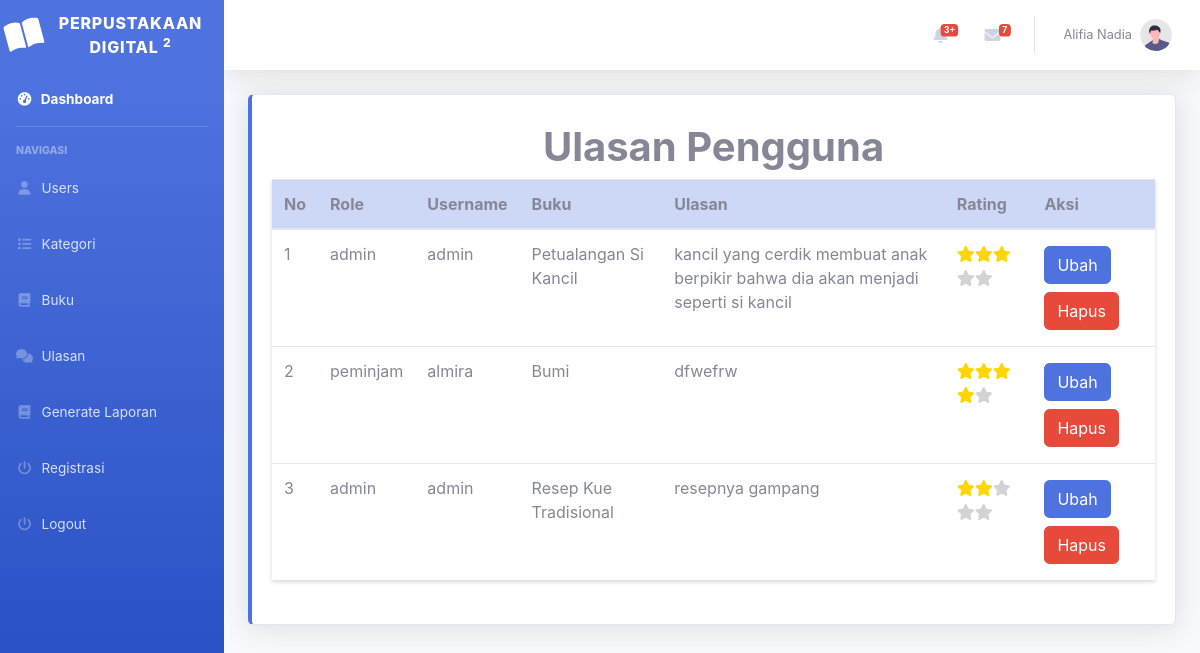
The page /index.php?page=ulasan (signed in) on the database its author committed.
### tables this page shows
CREATE TABLE `ulasan_buku` (
  `id_ulasan` int(11) NOT NULL,
  `id_user` int(11) NOT NULL,
  `id_buku` int(11) NOT NULL,
  `ulasan` text NOT NULL,
  `rating` int(5) NOT NULL
);

CREATE TABLE `user` (
  `id_user` int(11) NOT NULL,
  `role` enum('admin','petugas','peminjam') NOT NULL,
  `username` varchar(100) NOT NULL,
  `password` varchar(100) NOT NULL,
  `email` varchar(100) NOT NULL,
  `nama_lengkap` varchar(100) NOT NULL,
  `alamat` text NOT NULL,
  `telepon` int(13) NOT NULL
);

CREATE TABLE `buku` (
  `id_buku` int(11) NOT NULL,
  `id_kategori` int(11) NOT NULL,
  `foto` varchar(100) NOT NULL,
  `judul` varchar(100) NOT NULL,
  `penulis` varchar(100) NOT NULL,
  `penerbit` varchar(100) NOT NULL,
  `tahun_terbit` int(11) NOT NULL,
  `deskripsi` varchar(255) NOT NULL
);

### ulasan.php (the view, shortened to what this page needs)
<?php
include 'koneksi.php';
function displayRating($rating)
{
    $maxStars = 5;
    $numColoredStars = round($rating);
    for ($i = 1; $i <= $numColoredStars; $i++) {
        echo '<i class="fa fa-star" style="color: gold;"></i>';
    }
    for ($i = $numColoredStars + 1; $i <= $maxStars; $i++) {
        echo '<i class="fa fa-star" style="color: lightgrey;"></i>';
    }
}
$no = 0;
$query = mysqli_query($conn, "SELECT * FROM ulasan_buku as ub LEFT JOIN user ON user.id_user = ub.id_user LEFT JOIN buku ON buku.id_buku = ub.id_buku");
?>
<div class="container-fluid">
    <div class="card border-left-primary shadow h-100 py-2">
        <div class="card-body">
            <?php if (!isset($_SESSION['role']) || $_SESSION['role'] != 'peminjam') : ?>
                <h1 class="justify-content-center d-flex"><b>Ulasan Pengguna</b></h1>
            <?php else : ?>
                <h1 class="justify-content-center d-flex"><b>Ulasan Anda</b></h1>
            <?php endif; ?>
            <div class="row">
                <div class="col-md-12">
                    <table id="example" class="table shadow-sm table-hover">
                        <thead>
                            <tr>
                                <th class="table-primary">No</th>
                                <?php if ($_SESSION['role'] != 'peminjam') : ?>
                                    <th class="table-primary">Role</th>
                                    <th class="table-primary">Username</th>
                                <?php endif; ?>
                                <th class="table-primary">Buku</th>
                                <th class="table-primary">Ulasan</th>
                                <th class="table-primary">Rating</th>
                                <th class="table-primary">Aksi</th>
                            </tr>
                        </thead>
                        <?php
                        while ($data = mysqli_fetch_array($query)) :
                        ?>
                            <tr>
                                <td><?php echo ++$no; ?></td>
                                <?php if ($_SESSION['role'] != 'peminjam') : ?>
                                    <td><?php echo $data['role'] ?></td>
                                    <td><?php echo $data['username'] ?></td>
                                <?php endif; ?>
                                <td><?php echo $data['judul'] ?></td>
                                <td><?php echo $data['ulasan'] ?></td>
                                <td><?php echo displayRating($data['rating']) ?></td>
                                <td>
                                    <a href="?page=ulasan_ubah&&id=<?php echo $data['id_ulasan'] ?>" class="btn btn-primary my-1">Ubah</a>
                                    <a href="?page=ulasan_hapus&&id=<?php echo $data['id_ulasan'] ?>" class="btn btn-danger my-1" onclick="return confirm('Yakin ingin menghapus data?');">Hapus</a>
                                </td>
                            </tr>
                        <?php endwhile; ?>
                    </table>
                </div>
            </div>
        </div>
    </div>
</div>

### index.php (shortened to what this page needs)
<!DOCTYPE html>
<html lang="en">
<head>
    <link href="template/vendor/fontawesome-free/fontawesome-free-6.5.1-web/css/all.min.css" rel="stylesheet" type="text/css">
    <link href="template/css/sb-admin-2.min.css" rel="stylesheet">
    <link href="https://cdn.jsdelivr.net/npm/remixicon@4.2.0/fonts/remixicon.css" rel="stylesheet" />
    <link rel="stylesheet" href="https://cdn.datatables.net/1.13.5/css/jquery.dataTables.min.css" />
    <link rel="stylesheet" href="https://cdn.datatables.net/1.13.4/css/dataTables.bootstrap5.min.css" />
    <link rel="stylesheet" href="https://cdn.datatables.net/2.0.1/css/dataTables.dataTables.css">
</head>
<body id="page-top">
    <div id="wrapper">
        <ul class="navbar-nav bg-gradient-primary sidebar sidebar-dark accordion" id="accordionSidebar">
            <a class="sidebar-brand d-flex align-items-center justify-content-center" href="index.php">
                <div class="sidebar-brand-icon rotate-n-15">
                    <i class="fas fa-book-open"></i>
                </div>
                <div class="sidebar-brand-text mx-3">Perpustakaan Digital <sup>2</sup></div>
            </a>
            <li class="nav-item active">
                <a class="nav-link" href="index.php">
                    <i class="fas fa-fw fa-tachometer-alt"></i>
                    <span>Dashboard</span></a>
            </li>
            <hr class="sidebar-divider">
            <div class="sidebar-heading">Navigasi</div>
            <?php
            if ($_SESSION['role'] != 'peminjam') {
            ?>
                <li class="nav-item">
                    <a class="nav-link" href="?page=user">
                        <i class="fas fa-fw fa-user"></i>
                        <span>Users</span></a>
                </li>
                <li class="nav-item">
                    <a class="nav-link" href="?page=kategori">
                        <i class="fas fa-fw fa-list"></i>
                        <span>Kategori</span></a>
                </li>
                <li class="nav-item">
                    <a class="nav-link" href="?page=buku">
                        <i class="fas fa-fw fa-book"></i>
                        <span>Buku</span></a>
                </li>
            <?php } ?>
            <li class="nav-item">
                <a class="nav-link" href="?page=ulasan">
                    <i class="fas fa-fw fa-comments"></i>
                    <span>Ulasan</span></a>
            </li>
            <?php
            if ($_SESSION['role'] != 'peminjam') {
            ?>
                <li class="nav-item">
                    <a class="nav-link" href="?page=laporan">
                        <i class="fas fa-fw fa-book"></i>
                        <span>Generate Laporan</span></a>
                </li>
                <li class="nav-item">
                    <a class="nav-link" href="registrasi.php">
                        <i class="fas fa-fw fa-power-off"></i>
                        <span>Registrasi</span></a>
                </li>
            <?php } ?>
            <li class="nav-item">
                <a class="nav-link" href="logout.php">
                    <i class="fas fa-fw fa-power-off"></i>
                    <span>Logout</span></a>
            </li>
        </ul>
        <div id="content-wrapper" class="d-flex flex-column">
            <div id="content">
                <nav class="navbar navbar-expand navbar-light bg-white topbar mb-4 static-top shadow">
                    <ul class="navbar-nav ml-auto">
                        <li class="nav-item dropdown no-arrow mx-1">
                            <a class="nav-link dropdown-toggle" href="#" id="alertsDropdown" role="button" data-toggle="dropdown" aria-haspopup="true" aria-expanded="false">
                                <span class="badge badge-danger badge-counter">3+</span>
                            </a>
                        </li>
                        <li class="nav-item dropdown no-arrow mx-1">
                            <a class="nav-link dropdown-toggle" href="#" id="messagesDropdown" role="button" data-toggle="dropdown" aria-haspopup="true" aria-expanded="false">
                                <i class="fas fa-envelope fa-fw"></i>
                                <span class="badge badge-danger badge-counter">7</span>
                            </a>
                        </li>
                        <li class="nav-item dropdown no-arrow">
                            <a class="nav-link dropdown-toggle" href="#" id="userDropdown" role="button" data-toggle="dropdown" aria-haspopup="true" aria-expanded="false">
                                <span class="mr-2 d-none d-lg-inline text-gray-600 small text-capitalize"><?php echo $_SESSION['nama_lengkap']; ?> </span>
                                <img class="img-profile rounded-circle" src="template/img/undraw_profile.svg">
                            </a>
                        </li>
                    </ul>
                </nav>
                <?php
                $page = isset($_GET['page']) ? $_GET['page'] : 'home';
                if (file_exists($page . '.php')) {
                    include $page . '.php';
                } else {
                    include '404.php';
                }
                ?>
            </div>
        </div>
    </div>
</body>
</html>

### index.php (style rules this page uses)
.fa-star { color: gold; }

### rows shown on the page
ulasan_buku: id_user.role "admin", id_user.username "admin", id_buku.judul "Petualangan Si Kancil", ulasan "kancil yang cerdik membuat anak berpikir bahwa dia akan menjadi seperti si kancil", rating 3 (drawn)
ulasan_buku: id_user.role "peminjam", id_user.username "almira", id_buku.judul "Bumi", ulasan "dfwefrw", rating 4 (drawn)
ulasan_buku: id_user.role "admin", id_user.username "admin", id_buku.judul "Resep Kue Tradisional", ulasan "resepnya gampang", rating 2 (drawn)

### other values the page prints
$_SESSION['nama_lengkap'] "Alifia Nadia"
